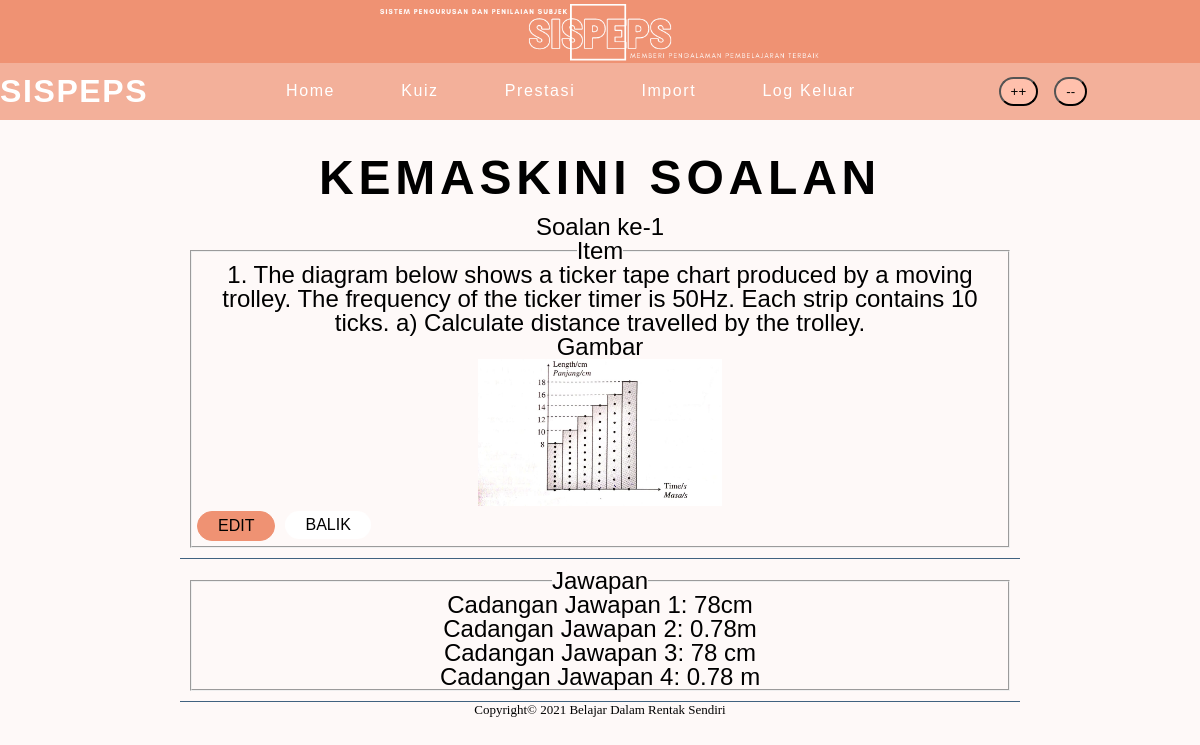
The app's page /edit_soalan.php?idsoalan=11 (signed in) with its own data.
### tables this page shows
CREATE TABLE `soalan` (
  `idsoalan` int(11) NOT NULL,
  `bilangan` int(11) NOT NULL,
  `item` text NOT NULL,
  `jenis` int(10) NOT NULL,
  `gambar` varchar(100) NOT NULL,
  `idtopik` int(11) NOT NULL
);

CREATE TABLE `pilihan` (
  `idpilihan` int(11) NOT NULL,
  `bilangan` int(10) NOT NULL,
  `pilihan` varchar(20) NOT NULL,
  `jawapan` text NOT NULL,
  `idsoalan` int(11) NOT NULL
);

### src/edit_soalan.php (the view, shortened to what this page needs)
<?php
include 'header.php';
$soalan_terpilih=$_GET['idsoalan'];
$pilihsoalan=mysqli_query($hubung,"SELECT * FROM soalan WHERE idsoalan='$soalan_terpilih'");
while ($dataSoalan=mysqli_fetch_array($pilihsoalan)){
    $bil=$dataSoalan['bilangan'];
    $soalan=$dataSoalan['item'];
    $gambar=$dataSoalan['gambar'];
}
?>
<html>
<head><?php include 'menu.php'; ?></head>
    <body>
        <h2 class="title" style="text-align: center;">KEMASKINI SOALAN</h2>
        <main >
            <table class="table">
            <tr>
                <td>
                    <p>
                        <label>Soalan ke-<?=$bil; ?></label>
                    </p>
                    <fieldset>
                        <legend>Item</legend>
                        <p><?= $soalan; ?></p>
                        <p>
                            <label>Gambar</label>
                            <br>
                            <?php
                                if($gambar==NULL){
                                    echo "-Tiada-";
                                }else{
                                    echo "<img src='gambar/".$gambar."' width='30%' height='30%' />";
                                }
                            ?>
                        </p>
                        <div class="action">
                            <a href="edit_soalan1.php?idsoalan=<?= $soalan_terpilih; ?>"><button class="btn main">EDIT</button></a>
                            <input class="btn sub" type="button" value="BALIK" onclick="history.back()" />
                        </div>
                    </fieldset>
                </td>
            </tr>
            <tr>
                <td>
                    <fieldset>
                        <legend>Jawapan</legend>
                        <?php
                                $terpilih=$_GET['idsoalan'];
                                $no=1;
                                $pilihan=mysqli_query($hubung,"SELECT * FROM pilihan AS a INNER JOIN soalan AS q ON q.idsoalan=a.idsoalan WHERE q.idsoalan=$terpilih");
                                while ($dataPilihan=mysqli_fetch_array($pilihan)):
                                    if ($dataPilihan['jenis']==1){
                        ?>
                        <p>Pilihan <?= $no; ?> : <?= $dataPilihan['jawapan']; ?></p>
                        <?php
                                        if ($dataPilihan['pilihan']==1){
                                            echo "<p>*Jawapan</p>";
                                        }
                                        $no++;
                                    }else{
                        ?>
                        <p>
                        Cadangan Jawapan <?= $no; ?>:
                        <?php
                                            echo $dataPilihan['jawapan'];
                        ?>
                        </p>
                        <?php $no++; } endwhile;?>
                    </fieldset>
                </td>
            </tr>
            </table>
        </main>
        <?php include 'footer.php'; ?>
    </body>
</html>

### src/style2.css (style rules this page uses)
* { padding: 0; margin: 0; }
body { background-color: #fef9f8; }
.title { font-size:48px; font-family: 'HelveticaNeue Light', Arial, sans-serif; font-weight: 700; letter-spacing: 0.1em; color: black; margin: 30px 0px 0px 0px; }
.btn { display: block; padding: 10px 45px; background-color: #ef9273; box-sizing: border-box; border-radius: 6px; color: black; text-decoration: none; font-size: 25px; float: right; margin: 0px 10px 0px 10px; transition: background-color .5s, border .5s; font-family: 'HelveticaNeue Light', Arial, sans-serif; }
.action .btn.main { display: block; padding: 5px 20px; background-color: #ef9273; box-sizing: border-box; border-radius: 60px; color: black; text-decoration: none; font-size: 16px; float: left; margin: 5px; border: 1px solid #ef9273; }
.action .btn.sub { display: block; padding: 5px 20px; background-color: white; box-sizing: border-box; border-radius: 60px; color: black; text-decoration: none; font-size: 16px; float: left; margin: 5px; border: 0px; }
.table { margin: auto; width: 70%; padding:40px; color:black; line-height: 1.5em; text-align: center; border-collapse: collapse; font-family: Helvetica, Arial, sans-serif; }
.table tr td { padding: 10px; font-size: 24px; border-bottom: #406280 1.5px solid; }

### records on screen
soalan: bilangan "1", item "1. The diagram below shows a ticker tape chart produced by a moving trolley. The frequency of the ticker timer is 50Hz. Each strip contains 10 ticks. a) Calculate distance travelled by the trolley.", gambar (picture)
pilihan: jawapan "78cm"
pilihan: jawapan "0.78m"
pilihan: jawapan "78 cm"
pilihan: jawapan "0.78 m"

### other values on screen
$footer "Belajar Dalam Rentak Sendiri"
